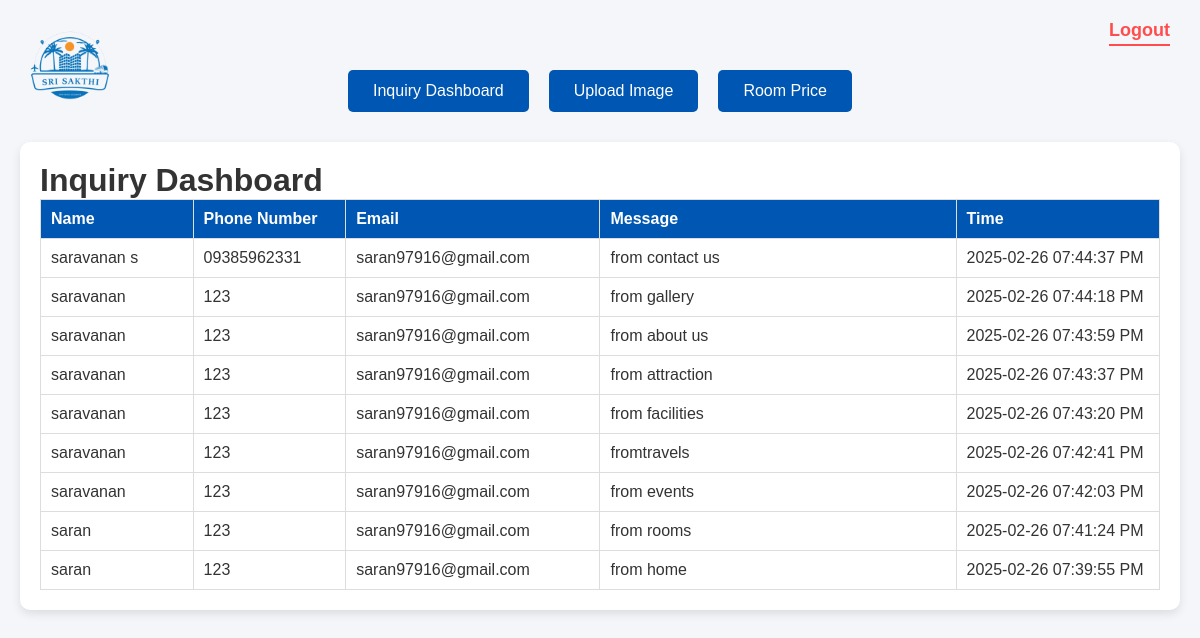
Before: /admin (signed in) with the older database file.
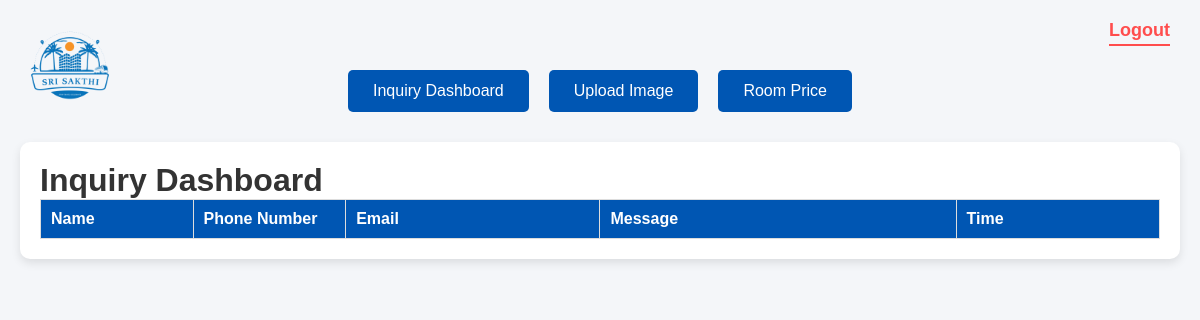
After: the same page with the newer database file.
### models.py (models this page shows)
class Inquiry(db.Model):
    id = db.Column(db.Integer, primary_key=True)
    name = db.Column(db.String(100), nullable=False)
    phone = db.Column(db.String(20), nullable=False)  # Ensure 'phone' exists
    email = db.Column(db.String(100), nullable=False)
    message = db.Column(db.Text, nullable=False)
    timestamp = db.Column(db.String(30), default=lambda: datetime.now().strftime("%Y-%m-%d %I:%M:%S %p"))

### app.py (the view)
@app.route('/admin', methods=['GET'])
def admin_dashboard():
    if 'admin' not in session:
        flash("You must be logged in to access the admin panel.", "danger")
        return redirect(url_for('admin_login'))
    session.pop('_flashes', None)  # Clears flash messages after successful login
    inquiries = Inquiry.query.order_by(Inquiry.timestamp.desc()).all()
    rooms = Room.query.all()  # ✅ Fetch rooms
    if not os.path.exists(UPLOAD_FOLDER):
        os.makedirs(UPLOAD_FOLDER)
    images = os.listdir(UPLOAD_FOLDER)
    return render_template('admin_panel.html', inquiries=inquiries, rooms=rooms, images=images)

### templates/admin_panel.html (shortened to what this page needs)
<!DOCTYPE html>
<html lang="en">
  <head>
  </head>
  <body>
    <a
      href="{{ url_for('admin_logout') }}"
      class="logout-text"
      onclick="showLogoutOverlay(event) "
      >Logout</a
    >
    <div class="logo-container">
      <img
        src="{{ url_for('static', filename='images/ram-logo.png') }}"
        alt="Logo"
      />
    </div>
    <div class="nav-bar">
      <button onclick="showSection('inquiry')">Inquiry Dashboard</button>
      <button onclick="showSection('upload')">Upload Image</button>
      <button onclick="showSection('rooms')">Room Price</button>
    </div>
    <div id="inquiry-section">
      <h1>Inquiry Dashboard</h1>
      <table width="100%">
        <thead>
          <tr>
            <th>Name</th>
            <th>Phone Number</th>
            <th>Email</th>
            <th>Message</th>
            <th>Time</th>
          </tr>
        </thead>
        <tbody>
          {% for inquiry in inquiries %}
          <tr>
            <td>{{ inquiry.name }}</td>
            <td>{{ inquiry.phone }}</td>
            <td>{{ inquiry.email }}</td>
            <td>{{ inquiry.message }}</td>
            <td>{{ inquiry.timestamp }}</td>
          </tr>
          {% endfor %}
        </tbody>
      </table>
    </div>
  </body>
</html>

### templates/admin_panel.html (style rules this page uses)
* { margin: 0; padding: 0; box-sizing: border-box; font-family: "Poppins", sans-serif; }
body { background-color: #f4f6f9; color: #333; padding: 20px; }
.logo-container { position: absolute; top: 20px; left: 20px; }
.logo-container img { height: 100px; width: 100px; max-width: 100%; }
.nav-bar { display: flex; justify-content: center; gap: 20px; margin: 50px 0 30px; }
.nav-bar button { padding: 12px 25px; font-size: 16px; cursor: pointer; background-color: #0056b3; color: white; border: none; border-radius: 5px; transition: 0.3s; }
#inquiry-section { background: white; padding: 20px; border-radius: 10px; box-shadow: 0px 4px 10px rgba(0, 0, 0, 0.1); max-width: 1200px; margin: auto; }
table { width: 100%; border-collapse: collapse; table-layout: fixed; }
th, td { padding: 10px; text-align: left; border: 1px solid #ddd; overflow: hidden; text-overflow: ellipsis; white-space: nowrap; }
th:nth-child(1), td:nth-child(1) { width: 15%; }
th:nth-child(2), td:nth-child(2) { width: 15%; }
th:nth-child(3), td:nth-child(3) { width: 25%; white-space: normal; word-wrap: break-word; overflow-wrap: break-word; }
th:nth-child(4), td:nth-child(4) { width: 35%; white-space: normal; word-wrap: break-word; overflow-wrap: break-word; }
th:nth-child(5), td:nth-child(5) { width: 20%; }
th { background-color: #0056b3; color: white; }
.logout-text { position: absolute; top: 20px; right: 30px; font-size: 18px; font-weight: 600; color: #ff4d4d; text-decoration: none; border-bottom: 2px solid #ff4d4d; padding-bottom: 3px; transition: all 0.3s ease-in-out; }

Changed rows visible on the page:
removed Inquiry: name "saravanan s", phone "09385962331", email "saran97916@gmail.com", message "from contact us", timestamp "2025-02-26 07:44:37 PM"
removed Inquiry: name "saravanan", phone "123", email "saran97916@gmail.com", message "from gallery", timestamp "2025-02-26 07:44:18 PM"
removed Inquiry: name "saravanan", phone "123", email "saran97916@gmail.com", message "from about us", timestamp "2025-02-26 07:43:59 PM"
removed Inquiry: name "saravanan", phone "123", email "saran97916@gmail.com", message "from attraction", timestamp "2025-02-26 07:43:37 PM"
removed Inquiry: name "saravanan", phone "123", email "saran97916@gmail.com", message "from facilities", timestamp "2025-02-26 07:43:20 PM"
removed Inquiry: name "saravanan", phone "123", email "saran97916@gmail.com", message "fromtravels", timestamp "2025-02-26 07:42:41 PM"
removed Inquiry: name "saravanan", phone "123", email "saran97916@gmail.com", message "from events", timestamp "2025-02-26 07:42:03 PM"
removed Inquiry: name "saran", phone "123", email "saran97916@gmail.com", message "from rooms", timestamp "2025-02-26 07:41:24 PM"
removed Inquiry: name "saran", phone "123", email "saran97916@gmail.com", message "from home", timestamp "2025-02-26 07:39:55 PM"
